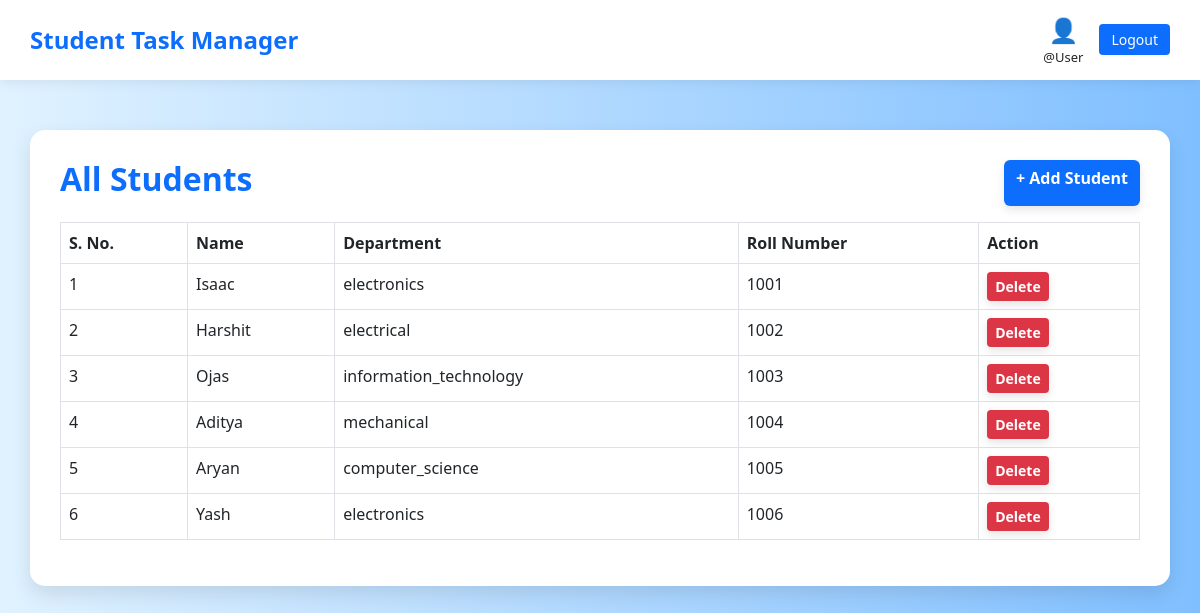
Page /manage_stud.php on the committed database.
### tables this page shows
CREATE TABLE `users` (
  `sno` int(11) NOT NULL,
  `username` varchar(11) NOT NULL,
  `password` varchar(23) NOT NULL,
  `department` varchar(30) NOT NULL,
  `dt` datetime NOT NULL DEFAULT current_timestamp(),
  `rollno` int(10) NOT NULL
);

### manage_stud.php (the view, shortened to what this page needs)
<?php
include 'partials/new_dbconnect.php';
$sql = "SELECT * FROM users ORDER BY sno ASC";
$students = mysqli_query($conn, $sql);
session_start();?>
<!DOCTYPE html>
<html lang="en">
<head>
  <link href="https://cdn.jsdelivr.net/npm/bootstrap@5.3.0/dist/css/bootstrap.min.css" rel="stylesheet">
</head>
<body>
  <nav class="navbar navbar-custom d-flex justify-content-between align-items-center">
    <span class="navbar-brand">Student Task Manager</span>
    <div class="d-flex align-items-center gap-3">
      <div class="text-center">
        <div style="font-size: 24px; color: #0d6efd;">👤</div>
        <div style="font-size: 13px;">
          @<?= isset($_SESSION['username']) ? $_SESSION['username'] : 'User' ?>
        </div>
      </div>
      <button class="btn-logout" onclick="location.href='logout.php'">Logout</button>
    </div>
  </nav>
  <div class="container container-box">
    <div class="d-flex justify-content-between mb-3">
      <h2>All Students</h2>
      <a href="add_student.php" class="btn btn-primary">+ Add Student</a>
    </div>
    <table class="table table-bordered">
      <thead>
        <tr>
          <th>S. No.</th>
          <th>Name</th>
          <th>Department</th>
          <th>Roll Number</th>
          <th>Action</th>
        </tr>
      </thead>
      <tbody>
        <?php $count = 1; while($row = mysqli_fetch_assoc($students)) { ?>
        <tr>
          <td>
            <?php echo $count++; ?>
          </td>
          <td>
            <?php echo $row['username']; ?>
          </td>
          <td>
            <?php echo $row['department']; ?>
          </td>
          <td>
            <?php echo $row['rollno']; ?>
          </td>
          <td>
            <a href="delete_student.php?rollno=<?php echo $row['rollno']; ?>" class="btn btn-sm btn-danger"
              onclick="return confirm('Delete this user?')">Delete</a>
          </td>
        </tr>
        <?php } ?>
      </tbody>
    </table>
  </div>
</body>
</html>

### manage_stud.php (style rules this page uses)
body { margin: 0; font-family: 'Segoe UI', sans-serif; background: linear-gradient(to right, #e0f2ff, #80bfff); min-height: 100vh; }
.container-box { background-color: #ffffff; padding: 30px; border-radius: 15px; box-shadow: 0 8px 20px rgba(0, 0, 0, 0.1); margin-top: 50px; }
h2, h5 { color: #0d6efd; font-weight: bold; }
.btn-primary, .btn-success { background-color: #0d6efd; border: none; font-weight: bold; box-shadow: 0 4px 10px rgba(0, 0, 0, 0.1); }
.btn-danger { background-color: #dc3545; border: none; font-weight: bold; box-shadow: 0 4px 10px rgba(0, 0, 0, 0.1); }
.table thead { background-color: #cfe2ff; color: #000; }
.navbar-custom { background: #fff; padding: 12px 30px; box-shadow: 0 4px 10px rgba(0, 0, 0, 0.06); }
.navbar-brand { font-weight: 700; font-size: 24px; color: #0d6efd; }
.btn-logout { background: #0d6efd; color: white; border: none; border-radius: 4px; padding: 5px 12px; font-size: 14px; }

### rows in the picture
users: username "Isaac", department "electronics", rollno "1001"
users: username "Harshit", department "electrical", rollno "1002"
users: username "Ojas", department "information_technology", rollno "1003"
users: username "Aditya", department "mechanical", rollno "1004"
users: username "Aryan", department "computer_science", rollno "1005"
users: username "Yash", department "electronics", rollno "1006"
